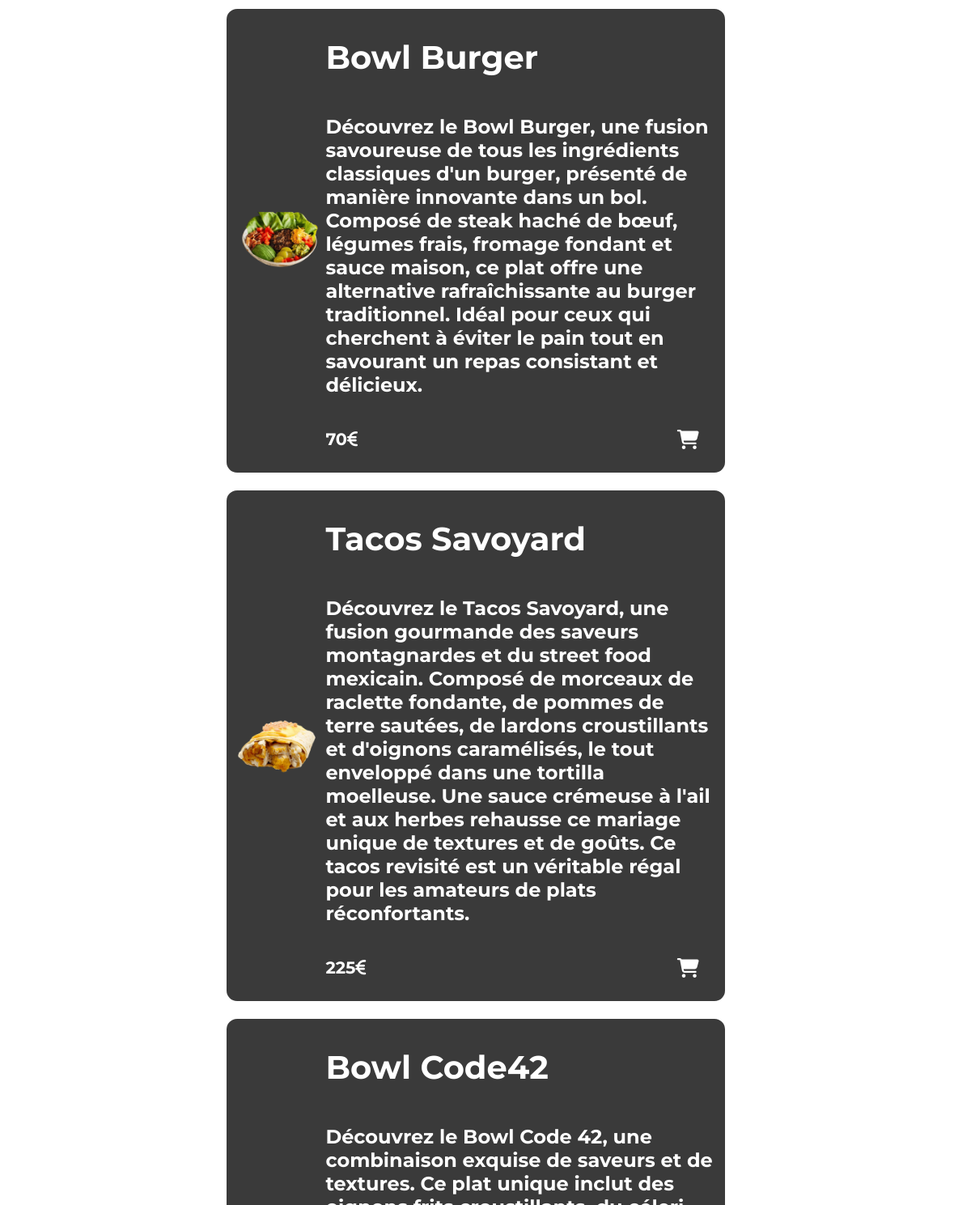
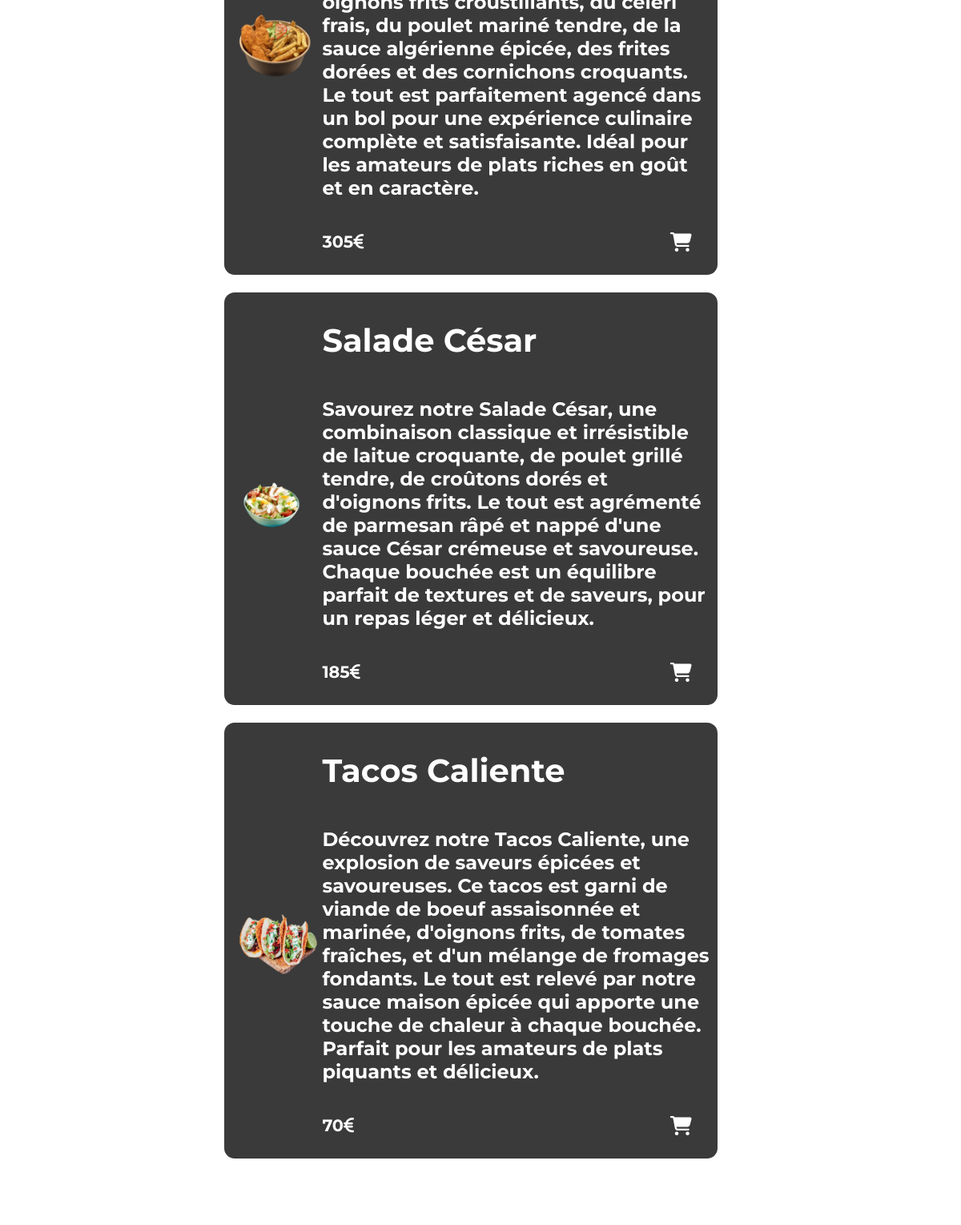
The page /shop.php on the database its author committed (2 pictures, top to bottom).
### tables this page shows
CREATE TABLE `produits` (
  `p_id` int(11) NOT NULL,
  `p_name` varchar(255) NOT NULL,
  `p_description` text NOT NULL,
  `p_price` int(11) NOT NULL,
  `p_photo` text NOT NULL
);

### product.php (the view, shortened to what this page needs)
<?php
class product{
    private $name = "";
    private $price = "";
    private $description = "";
    private $photo = "";
    private $id;
    public function __construct($name, $price, $description, $photo, $id){
        $this->name = $name;
        $this->price = $price;
        $this->description = $description;
        $this->photo = $photo;
        $this->id = $id;
    }
    public function display(){
        echo('<div class="product-section" id="'.$this->id.'">');
        echo('<img title="'.$this->name.'-photo" class="product-img" src="'.$this->photo.'">');
        echo('<div class="product-text-section">');
        echo('<h1 class="product-title">' . $this->name . '</h1>');
        echo('<h2 class="product-description">' . $this->description . '</h2>');
        echo('<div class="product-bottom-section">');
        echo('<h3 class="product-price">' . $this->price . '<i class="fa-solid fa-euro-sign"></i></h3>');
        echo('<i class="fa-solid fa-cart-shopping buy-icon" onclick="addToCart('.$this->id.')"></i>');
        echo('</div></div></div>');
    }
}
?>

### shop.php (shortened to what this page needs)
<?php
$bdd = new mysqli(
    'localhost',
    'root',
    'root',
    'eat42'
);
$requete = $bdd->prepare('SELECT * FROM produits');
$requete->execute();
$bddProducts = $requete->get_result();
include_once("product.php");
if ($bddProducts->num_rows > 0) {
    while ($row = $bddProducts->fetch_assoc()) {
        $bddProductsList[] = new product($row['p_name'], $row['p_price'], $row['p_description'], $row['p_photo'], $row['p_id']);
    }
}
?>
<!DOCTYPE html>
<html lang="fr">
<head>
    <link rel="stylesheet" href="style.css" />
</head>
<body class="main-products-container">
    <?php
    if(is_array($bddProductsList) && !empty($bddProductsList)){
        foreach($bddProductsList as $product){
            $product->display();
        }
    }
    ?>
    <footer class="footer-menu" >
    </footer>
</body>
</html>

### style.css (style rules this page uses)
:root { --font-color : #fff; --font-family : "Montserrat"; }
.main-products-container { margin: 0; padding: 0; display: flex; flex-direction: column; justify-content: center; align-items: center; width: 98vw; background-image: url("img/dark_background.jpg"); background-size: cover; background-attachment: fixed; background-repeat: no-repeat; padding-bottom: 9vh; }
.menu { display : flex; width: 14vw; justify-content: center; position:fixed; backdrop-filter: blur(1rem); border: var(--font-color) solid 0.2rem; border-radius: 1rem; overflow: hidden; }
.footer-menu { display: flex; justify-content: center; position: absolute; bottom: 9vh; }
.nav-btn { display: flex; justify-content: center; align-items: center; flex-direction: column; background: none; border :none; color: var(--font-color); height: 7vh; width: 4vw; cursor: pointer; transition: 0.5s; padding-top: 0vh; }
.menu-icon { font-size: 180%; position: absolute; transition: all 0.5s; justify-self: center; align-self: center; }
.product-section { display : flex; color : var(--font-color); font-family: var(--font-family); width : 50vw; margin: 1vh; padding: 0.5rem; border: var(--font-color) solid 0.2rem; border-radius: 1rem; background-color: rgba(35, 35, 35, 0.895); }
.product-text-section { width : 100%; }
.product-title { font-size: 2.5rem; }
.product-description { font-size: 1.5rem; }
.product-img { display: flex; justify-self: center; align-self: center; height: 50%; width: 18%; }
.product-text-section { display:flex; flex-direction: column; justify-content: center; padding-left: 0.4rem; }
.product-bottom-section { display: flex; flex-direction: row; justify-content: space-between; width: 95%; }
.product-price { font-size: 1.3rem; }
.buy-icon { align-self: center; font-size: 1.5rem; cursor : pointer; }

### rows shown on the page
produits: p_photo (picture), p_name "Bowl Burger", p_description "Découvrez le Bowl Burger, une fusion savoureuse de tous les ingrédients classiques d'un burger, présenté de manière innovante dans un bol. Composé de steak haché de bœuf, légumes frais, fromage fondant et sauce maison, ce plat offre une alternative rafraîchissante au burger traditionnel. Idéal pour ceux qui cherchent à éviter le pain tout en savourant un repas consistant et délicieux.", p_price "70"
produits: p_photo (picture), p_name "Tacos Savoyard", p_description "Découvrez le Tacos Savoyard, une fusion gourmande des saveurs montagnardes et du street food mexicain. Composé de morceaux de raclette fondante, de pommes de terre sautées, de lardons croustillants et d'oignons caramélisés, le tout enveloppé dans une tortilla moelleuse. Une sauce crémeuse à l'ail et aux herbes rehausse ce mariage unique de textures et de goûts. Ce tacos revisité est un véritable régal pour les amateurs de plats réconfortants.", p_price "225"
produits: p_photo (picture), p_name "Bowl Code42", p_description "Découvrez le Bowl Code 42, une combinaison exquise de saveurs et de textures. Ce plat unique inclut des oignons frits croustillants, du céleri frais, du poulet mariné tendre, de la sauce algérienne épicée, des frites dorées et des cornichons croquants. Le tout est parfaitement agencé dans un bol pour une expérience culinaire complète et satisfaisante. Idéal pour les amateurs de plats riches en goût et en caractère.", p_price "305"
produits: p_photo (picture), p_name "Salade César", p_description "Savourez notre Salade César, une combinaison classique et irrésistible de laitue croquante, de poulet grillé tendre, de croûtons dorés et d'oignons frits. Le tout est agrémenté de parmesan râpé et nappé d'une sauce César crémeuse et savoureuse. Chaque bouchée est un équilibre parfait de textures et de saveurs, pour un repas léger et délicieux.", p_price "185"
produits: p_photo (picture), p_name "Tacos Caliente", p_description "Découvrez notre Tacos Caliente, une explosion de saveurs épicées et savoureuses. Ce tacos est garni de viande de boeuf assaisonnée et marinée, d'oignons frits, de tomates fraîches, et d'un mélange de fromages fondants. Le tout est relevé par notre sauce maison épicée qui apporte une touche de chaleur à chaque bouchée. Parfait pour les amateurs de plats piquants et délicieux.", p_price "70"
